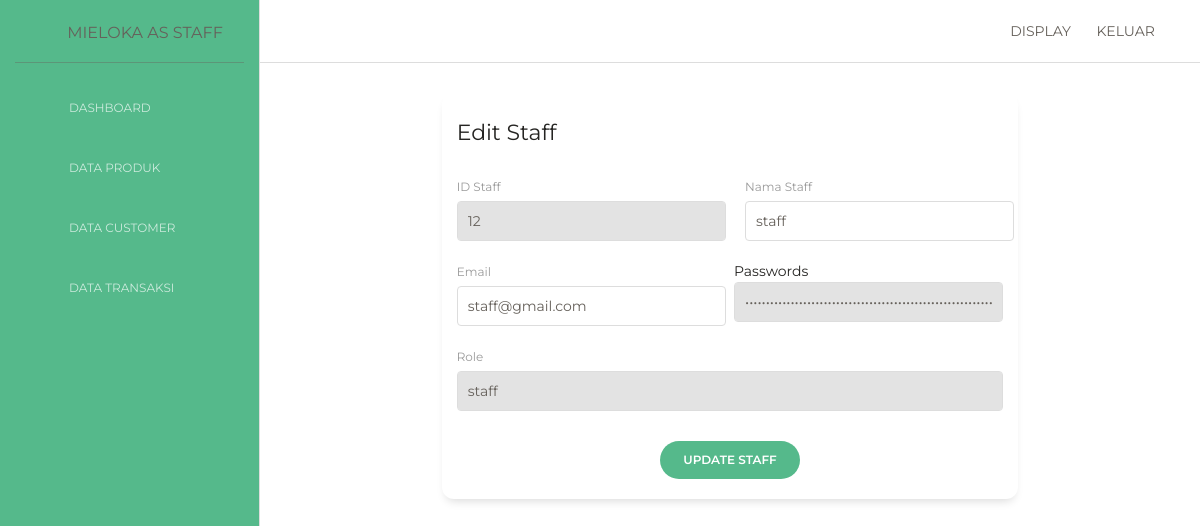
The page /dashboard/update_staff.php?StaffID=12 (signed in) on the database its author committed.
### tables this page shows
CREATE TABLE `staff` (
  `StaffID` int(11) NOT NULL,
  `NamaStaff` varchar(50) NOT NULL,
  `email` varchar(50) NOT NULL,
  `password` varchar(225) NOT NULL,
  `role` varchar(15) NOT NULL
);

### controllers/C_koneksi.php (called while the page is built, shortened)
<?php
class C_koneksi{
    public function conn(){
        $conn = mysqli_connect('localhost', 'root', '', 'kasir');
        if (!$conn){
            die ("koneksi gagal di buat : ".mysqli_connect_error());
        }else{
            return $conn;
        }
    }
}
?>

### controllers/C_login2.php (called while the page is built, shortened)
<?php
   include_once 'C_koneksi.php';
class C_login2{
    public function edit($StaffID){
      $conn = new C_koneksi();
      $sql = "SELECT * FROM staff WHERE StaffID='$StaffID' ";
      $query = mysqli_query($conn->conn(), $sql);
      while ($q = mysqli_fetch_object($query)) {
          $hasil[] = $q;
      }
      return $hasil;
     }
}
?>

### dashboard/update_staff.php (the view)
<?php
  include_once 'extends/topbar.php';
  include_once 'extends/sidebar.php';
  $staff = new C_login2();
  ?>
      <div class="content">
        <div class="row">
          <div class="col-md-8 m-auto">
            <div class="card card-user">
              <div class="card-header">
                <h5 class="card-title">Edit Staff</h5>
              </div>
              <div class="card-body">
                <form action="../routers/R_login2.php?aksi=update" method="POST">
                <?php
                     foreach ($staff->edit($_GET['StaffID']) as $b){
                 ?>
                  <div class="row">
                    <div class="col-md-6 pr-1 ">
                      <div class="form-group">
                        <label>ID Staff</label>
                        <input type="text" name="StaffID" id="StaffID" class="form-control" value="<?= $b->StaffID ?>" readonly>
                      </div>
                    </div>
                    <div class="col-md-6 pr-1 ">
                      <div class="form-group">
                        <label>Nama Staff</label>
                        <input type="text" name="NamaStaff" id="NamaStaff" class="form-control" value="<?= $b->NamaStaff ?>" required>
                      </div>
                    </div>
                  </div>
                  <div class="row">
                    <div class="col-md-6 pr-1">
                      <div class="form-group">
                        <label>Email</label>
                        <input type="email" name="email" id="email" class="form-control" value="<?= $b->email ?>" required>
                      </div>
                    </div>
                    <div class="col-md-6 pl-1">
                      <div class="form-group">
                        <label">Passwords</label>
                        <input type="password" name="password" id="password" class="form-control" value="<?= $b->password ?>" readonly>
                      </div>
                    </div>
                  </div>
                  <div class="row">
                    <div class="col-md-12">
                      <div class="form-group">
                        <label>Role</label>
                        <input type="text" class="form-control" id="role" name="role" value="<?= $b->role?>" readonly>
                      </div>
                    </div>
                  </div>
                  <div class="row">
                    <div class="update ml-auto mr-auto">
                      <button type="submit" name="update" value="Update" id="update" class="btn btn-primary btn-round">Update Staff</button>
                    </div>
                  </div>
                  <?php } ?>
                </form>
              </div>
            </div>
          </div>
        </div>
      </div
  <?php
  include_once 'extends/footer.php';
  ?>

### rows shown on the page
staff: StaffID "12", NamaStaff "staff", email "staff@gmail.com", role "staff"
